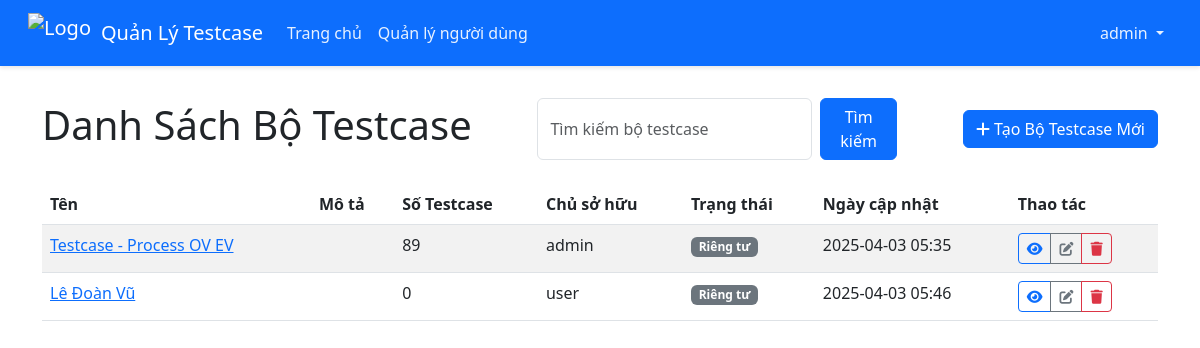
/testcase-set/ (signed in), run on an earlier commit of the app's database.
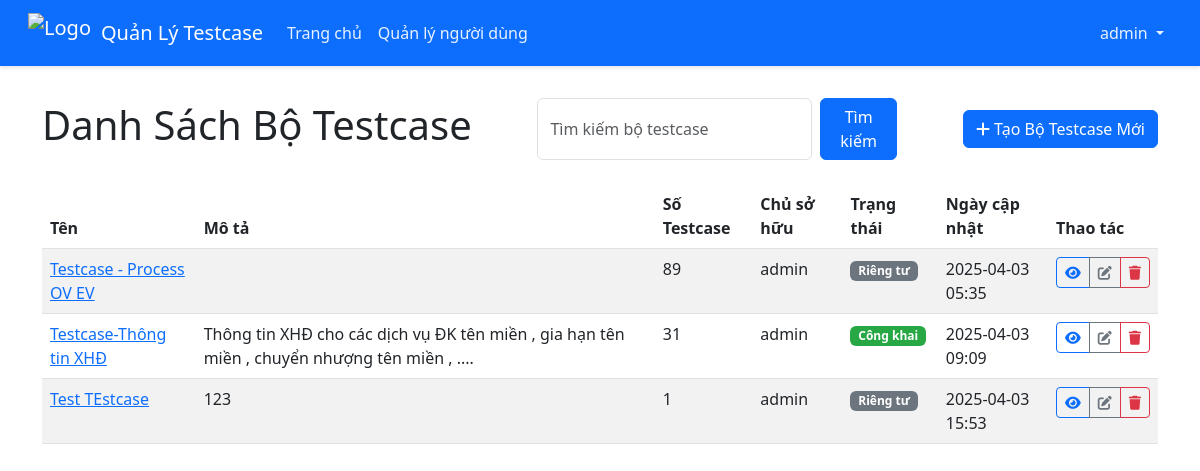
And on a later commit of the database.
### models/user.py (models this page shows, shortened)
class User(db.Model):
    id = db.Column(db.Integer, primary_key=True)
    username = db.Column(db.String(64), unique=True, nullable=False)
    email = db.Column(db.String(120), unique=True, nullable=False)
    password_hash = db.Column(db.String(128))
    is_admin = db.Column(db.Boolean, default=False)
    created_at = db.Column(db.DateTime, default=datetime.utcnow)
    testcase_sets = db.relationship('TestCaseSet', backref='user', lazy=True)

### models/testcase_set.py (models this page shows, shortened)
class TestCaseSet(db.Model):
    id = db.Column(db.Integer, primary_key=True)
    name = db.Column(db.String(100), nullable=False)
    description = db.Column(db.String(255))
    created_at = db.Column(db.DateTime, default=datetime.utcnow)
    updated_at = db.Column(db.DateTime, default=datetime.utcnow, onupdate=datetime.utcnow)
    test_cases = db.relationship('TestCase', backref='test_case_set', lazy=True, cascade="all, delete-orphan")
    user_id = db.Column(db.Integer, db.ForeignKey('user.id'))
    is_public = db.Column(db.Boolean, default=False)  # Testcase có công khai không

### routes/testcase_set.py (the view)
@testcase_set_bp.route('/')
@login_required
def index():
    user_id = session.get('user_id')
    is_admin = session.get('is_admin', False)
    if is_admin:
        testcase_sets = TestCaseSet.query.all()
    else:
        testcase_sets = TestCaseSet.query.filter(
            (TestCaseSet.user_id == user_id) | (TestCaseSet.is_public == True)
        ).all()
    return render_template('dashboard.html', testcase_sets=testcase_sets)

### app.py (called while the page is built)
@app.context_processor
def inject_session():
    from flask import session
    return dict(session=session)

@app.after_request
def add_header(response):
    response.headers['Cache-Control'] = 'no-store'
    response.headers['Pragma'] = 'no-cache'
    response.headers['Expires'] = '0'
    return response

### routes/auth.py (called while the page is built)
def login_required(f):
    @wraps(f)
    def decorated_function(*args, **kwargs):
        if 'user_id' not in session:
            flash('Vui lòng đăng nhập để tiếp tục', 'warning')
            return redirect(url_for('auth.login', next=request.url))
        return f(*args, **kwargs)
    return decorated_function

### templates/dashboard.html (shortened to what this page needs)
{% extends 'base.html' %}
{% block content %}
<div class="d-flex justify-content-between align-items-center mb-4">
    <h1>Danh Sách Bộ Testcase</h1>
    <form class="d-flex" method="GET" action="{{ url_for('dashboard') }}">
        <input type="text" name="search" class="form-control me-2" placeholder="Tìm kiếm bộ testcase" value="{{ search_query }}">
        <button type="submit" class="btn btn-primary">Tìm kiếm</button>
    </form>
    <a href="{{ url_for('testcase_set.create') }}" class="btn btn-primary">
        <i class="fas fa-plus"></i> Tạo Bộ Testcase Mới
    </a>
</div>
{% if testcase_sets %}
    <div class="table-responsive">
        <table class="table table-striped table-hover">
            <thead>
                <tr>
                    <th>Tên</th>
                    <th>Mô tả</th>
                    <th>Số Testcase</th>
                    <th>Chủ sở hữu</th>
                    <th>Trạng thái</th>
                    <th>Ngày cập nhật</th>
                    <th>Thao tác</th>
                </tr>
            </thead>
            <tbody>
                {% for testcase_set in testcase_sets %}
                <tr>
                    <td>
                        <a href="{{ url_for('testcase_set.detail', id=testcase_set.id) }}">
                            {{ testcase_set.name }}
                        </a>
                    </td>
                    <td>{{ testcase_set.description }}</td>
                    <td>{{ testcase_set.test_cases|length }}</td>
                    <td>{{ testcase_set.user.username if testcase_set.user else 'N/A' }}</td>
                    <td>
                        <span class="badge {% if testcase_set.is_public %}bg-success{% else %}bg-secondary{% endif %}">
                            {% if testcase_set.is_public %}Công khai{% else %}Riêng tư{% endif %}
                        </span>
                    </td>
                    <td>{{ testcase_set.updated_at.strftime('%Y-%m-%d %H:%M') }}</td>
                    <td>
                        <div class="btn-group" role="group">
                            <a href="{{ url_for('testcase_set.detail', id=testcase_set.id) }}" class="btn btn-sm btn-outline-primary">
                                <i class="fas fa-eye"></i>
                            </a>
                            {% if session.is_admin or testcase_set.user_id == session.user_id %}
                            <a href="{{ url_for('testcase_set.edit', id=testcase_set.id) }}" class="btn btn-sm btn-outline-secondary">
                                <i class="fas fa-edit"></i>
                            </a>
                            <button type="button" class="btn btn-sm btn-outline-danger" data-bs-toggle="modal" data-bs-target="#deleteModal{{ testcase_set.id }}">
                                <i class="fas fa-trash"></i>
                            </button>
                            {% endif %}
                        </div>
                    </td>
                </tr>
                {% endfor %}
            </tbody>
        </table>
    </div>
{% else %}
    <div class="alert alert-info">
        Chưa có bộ testcase nào. Nhấn nút "Tạo Bộ Testcase Mới" để bắt đầu.
    </div>
{% endif %}
{% endblock %}

### templates/base.html (shortened to what this page needs)
<!DOCTYPE html>
<html lang="vi">
<head>
    <link href="https://cdn.jsdelivr.net/npm/bootstrap@5.3.0-alpha1/dist/css/bootstrap.min.css" rel="stylesheet">
    <link rel="stylesheet" href="https://cdnjs.cloudflare.com/ajax/libs/font-awesome/6.0.0-beta3/css/all.min.css">
</head>
<body>
    <nav class="navbar navbar-expand-lg navbar-dark">
        <div class="container-fluid">
            <a class="navbar-brand d-flex align-items-center" href="{{ url_for('dashboard') }}">
                <img src="{{ url_for('static', filename='css/image.png') }}" alt="Logo">
                <span>Quản Lý Testcase</span>
            </a>
            <div class="collapse navbar-collapse" id="navbarNav">
                <ul class="navbar-nav">
                    {% if session.user_id %}
                    <li class="nav-item">
                        <a class="nav-link" href="{{ url_for('dashboard') }}">Trang chủ</a>
                    </li>
                    {% if session.is_admin %}
                    <li class="nav-item">
                        <a class="nav-link" href="{{ url_for('auth.user_list') }}">Quản lý người dùng</a>
                    </li>
                    {% endif %}
                    {% endif %}
                </ul>
                <ul class="navbar-nav ms-auto">
                    {% if session.user_id %}
                    <li class="nav-item dropdown">
                        <a class="nav-link dropdown-toggle" href="#" id="navbarDropdown" role="button" data-bs-toggle="dropdown" aria-expanded="false">
                            {{ session.username }}
                        </a>
                    </li>
                    {% endif %}
                </ul>
            </div>
        </div>
    </nav>
    <div class="container">
        {% block content %}{% endblock %}
    </div>
</body>
</html>

### templates/base.html (style rules this page uses)
.container { margin-top: 2rem; }
.badge.bg-success { background-color: #28a745 !important; }
.badge.bg-secondary { background-color: #6c757d !important; }
.navbar { background-color: #0d6efd !important; padding: 0.5rem 1rem; box-shadow: 0 2px 4px rgba(0,0,0,0.1); }
.navbar-brand img { height: 40px; margin-right: 10px; }
.nav-link { color: rgba(255,255,255,0.9) !important; font-weight: 500; padding: 0.5rem 1rem; }
.btn-primary { background-color: #0d6efd; border-color: #0d6efd; }

What changed in the data, as far as the page shows it:
removed TestCaseSet: name "Lê Đoàn Vũ", test_cases|length "0", user "user", is_public "Riêng tư", updated_at "2025-04-03 05:46"
added TestCaseSet: name "Testcase-Thông tin XHĐ", description "Thông tin XHĐ cho các dịch vụ ĐK tên miền , gia hạn tên miền , chuyển nhượng tên miền , ....", test_cases|length "31", user "admin", is_public "Công khai", updated_at "2025-04-03 09:09"
added TestCaseSet: name "Test TEstcase", description "123", test_cases|length "1", user "admin", is_public "Riêng tư", updated_at "2025-04-03 15:53"
